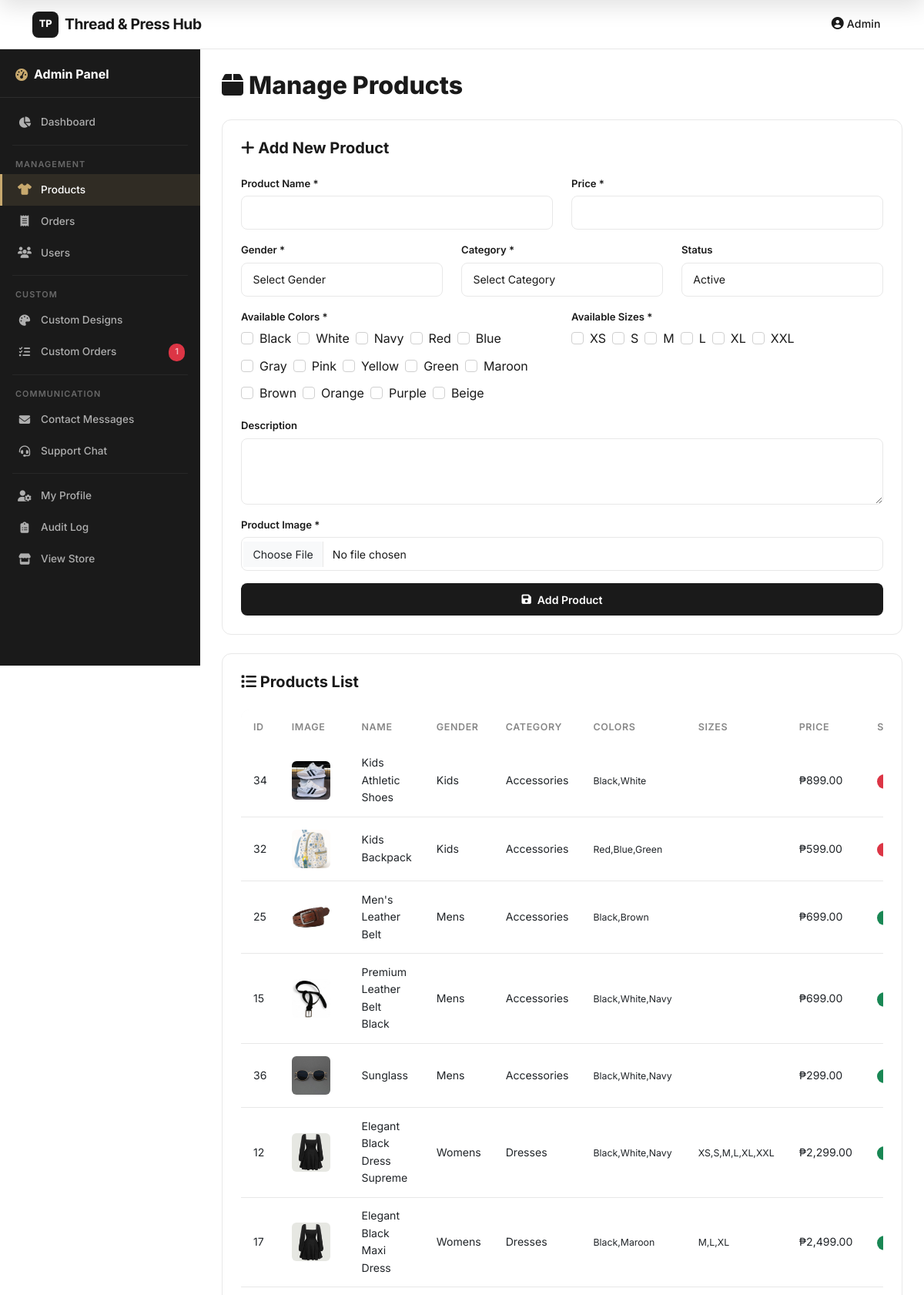
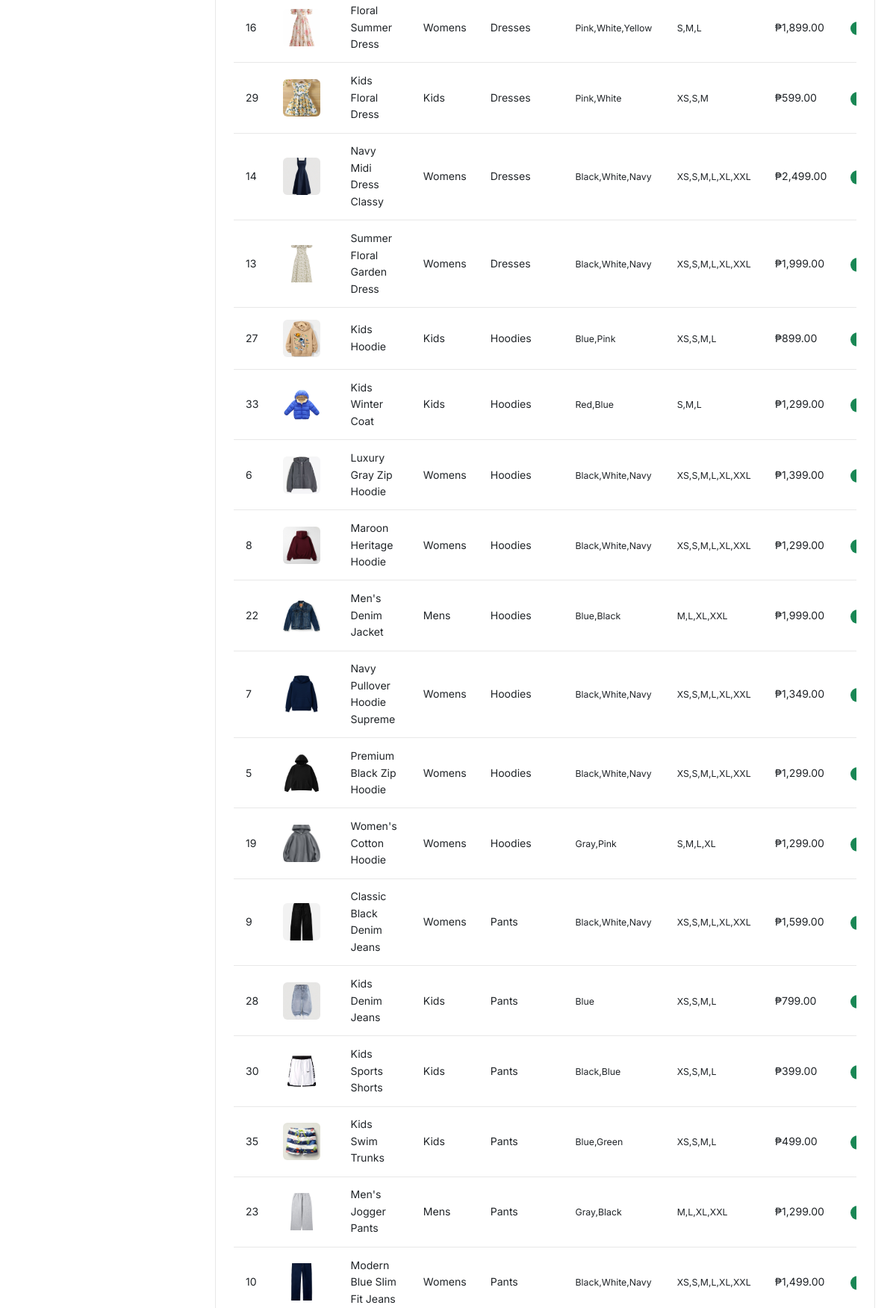
/admin/products.php (signed in, upper part), run on the app's committed database (2 pictures, top to bottom).
### tables this page shows
CREATE TABLE `products` (
  `id` int(11) NOT NULL,
  `name` varchar(100) NOT NULL,
  `description` text DEFAULT NULL,
  `price` decimal(10,2) NOT NULL,
  `category` varchar(50) NOT NULL,
  `gender` enum('mens','womens','kids') DEFAULT 'mens',
  `available_colors` varchar(255) DEFAULT 'Black,White,Navy',
  `available_sizes` varchar(255) DEFAULT 'XS,S,M,L,XL,XXL',
  `image` varchar(255) DEFAULT NULL,
  `status` enum('active','inactive') DEFAULT 'active',
  `created_at` timestamp NOT NULL DEFAULT current_timestamp(),
  `updated_at` timestamp NOT NULL DEFAULT current_timestamp() ON UPDATE current_timestamp()
);

### admin/products.php (the view, shortened to what this page needs)
<?php
require '../includes/config.php';
$products = $conn->query("SELECT * FROM products ORDER BY category, name");
?>
<?php include '../includes/header/header.php'; ?>
<?php include '../includes/admin-sidebar.php'; ?>
<div class="admin-container">
    <div class="mb-4">
        <h1 class="text-coffee-dark mb-2" style="font-size: 2rem; font-weight: 800;">
            <i class="fas fa-box"></i> Manage Products
        </h1>
    </div>
    <div class="admin-card mb-4">
        <h5 class="text-coffee-dark mb-4" style="font-weight: 700;">
            <i class="fas fa-plus"></i> Add New Product
        </h5>
        <form method="POST" enctype="multipart/form-data" id="addProductForm">
            <div class="row">
                <div class="col-md-6 mb-3">
                    <label class="form-label">Product Name *</label>
                    <input type="text" class="form-control" name="name" required>
                </div>
                <div class="col-md-6 mb-3">
                    <label class="form-label">Price *</label>
                    <input type="number" class="form-control" name="price" step="0.01" min="0.01" required>
                </div>
            </div>
            <div class="row">
                <div class="col-md-4 mb-3">
                    <label class="form-label">Gender *</label>
                    <select class="form-control" name="gender" id="addGender" required>
                        <option value="" disabled selected>Select Gender</option>
                    </select>
                </div>
                <div class="col-md-4 mb-3">
                    <label class="form-label">Category *</label>
                    <select class="form-control" name="category" id="addCategory" required>
                        <option value="" disabled selected>Select Category</option>
                    </select>
                </div>
                <div class="col-md-4 mb-3">
                    <label class="form-label">Status</label>
                    <select class="form-control" name="status">
                        <option value="active">Active</option>
                    </select>
                </div>
            </div>
            <div class="row">
                <div class="col-md-6 mb-3">
                    <label class="form-label">Available Colors *</label>
                    <div class="d-flex flex-wrap gap-2">
                        <?php
                        $colorOptions = ['Black','White','Navy','Red','Blue','Gray','Pink','Yellow','Green','Maroon','Brown','Orange','Purple','Beige'];
                        foreach ($colorOptions as $color): ?>
                            <div class="form-check">
                                <input class="form-check-input" type="checkbox" name="available_colors[]" value="<?php echo $color; ?>" id="addColor<?php echo $color; ?>">
                                <label class="form-check-label" for="addColor<?php echo $color; ?>"><?php echo $color; ?></label>
                            </div>
                        <?php endforeach; ?>
                    </div>
                </div>
                <div class="col-md-6 mb-3" id="addSizesGroup">
                    <label class="form-label">Available Sizes *</label>
                    <div class="d-flex flex-wrap gap-2">
                        <?php
                        $sizeOptions = ['XS','S','M','L','XL','XXL'];
                        foreach ($sizeOptions as $size): ?>
                            <div class="form-check">
                                <input class="form-check-input" type="checkbox" name="available_sizes[]" value="<?php echo $size; ?>" id="addSize<?php echo $size; ?>">
                                <label class="form-check-label" for="addSize<?php echo $size; ?>"><?php echo $size; ?></label>
                            </div>
                        <?php endforeach; ?>
                    </div>
                </div>
            </div>
            <div class="mb-3">
                <label class="form-label">Description</label>
                <textarea class="form-control" name="description" rows="3"></textarea>
            </div>
            <div class="mb-3">
                <label class="form-label">Product Image *</label>
                <input type="file" class="form-control" name="image" accept="image/*" required>
            </div>
            <button type="submit" class="btn btn-primary">
                <i class="fas fa-save"></i> Add Product
            </button>
        </form>
    </div>
    <div class="admin-card">
        <h5 class="text-coffee-dark mb-4" style="font-weight: 700;">
            <i class="fas fa-list"></i> Products List
        </h5>
        <div class="table-responsive">
            <table class="table">
                <thead>
                    <tr>
                        <th>ID</th>
                        <th>Image</th>
                        <th>Name</th>
                        <th>Gender</th>
                        <th>Category</th>
                        <th>Colors</th>
                        <th>Sizes</th>
                        <th>Price</th>
                        <th>Status</th>
                    </tr>
                </thead>
                <tbody>
                    <?php while ($product = $products->fetch_assoc()): ?>
                    <tr>
                        <td><?php echo $product['id']; ?></td>
                        <td>
                            <img src="../images/products/<?php echo htmlspecialchars($product['image']); ?>" alt="<?php echo htmlspecialchars($product['name']); ?>" style="width: 50px; height: 50px; object-fit: cover; border-radius: 6px;">
                        </td>
                        <td><?php echo htmlspecialchars($product['name']); ?></td>
                        <td><?php echo ucfirst($product['gender'] ?? ''); ?></td>
                        <td><?php echo ucfirst(str_replace('-', ' ', $product['category'])); ?></td>
                        <td><small><?php echo htmlspecialchars($product['available_colors'] ?? ''); ?></small></td>
                        <td><small><?php echo htmlspecialchars($product['available_sizes'] ?? '-'); ?></small></td>
                        <td>₱<?php echo number_format($product['price'], 2); ?></td>
                        <td>
                            <span class="badge bg-<?php echo $product['status'] === 'active' ? 'success' : 'danger'; ?>">
                            </span>
                        </td>
                    </tr>
                    <?php endwhile; ?>
                </tbody>
            </table>
        </div>
    </div>
</div>
    </div>
</div>
<?php include '../includes/footer/footer.php'; ?>

### css/style.css (style rules this page uses)
* { margin: 0; padding: 0; box-sizing: border-box; }
html, body { margin: 0 !important; padding: 0 !important; }
:root { --primary: #1a1a1a; --primary-light: #333333; --secondary: #666666; --accent: #c8a96e; --accent-hover: #b89555; --text-dark: #1a1a1a; --text-medium: #555555; --text-light: #888888; --bg-white: #ffffff; --bg-light: #f8f8f8; --bg-gray: #f2f2f2; --border-light: #e8e8e8; --border-medium: #d0d0d0; --success: #22c55e; --danger: #ef4444; --warning: #f59e0b; --info: #3b82f6; --shadow-sm: 0 1px 3px rgba(0,0,0,0.06); --shadow-md: 0 4px 12px rgba(0,0,0,0.08); --shadow-lg: 0 8px 30px rgba(0,0,0,0.12); --radius-sm: 8px; --radius-md: 12px; --radius-lg: 16px; --radius-xl: 24px; --transition: all 0.25s ease; --coffee-dark: #1a1a1a; --coffee-brown: #333333; --coffee-light: #666666; --coffee-cream: #f2f2f2; --accent-green: #1a1a1a; }
body { font-family: 'Inter', -apple-system, BlinkMacSystemFont, 'Segoe UI', Roboto, sans-serif; color: var(--text-dark); background-color: var(--bg-white); line-height: 1.6; -webkit-font-smoothing: antialiased; -moz-osx-font-smoothing: grayscale; padding-top: 0 !important; }
.form-label { font-weight: 600; color: var(--text-dark); margin-bottom: 0.35rem; display: block; font-size: 0.82rem; }
.form-control { border: 1.5px solid var(--border-light); border-radius: var(--radius-sm); padding: 0.65rem 0.9rem; font-size: 0.88rem; transition: var(--transition); background: var(--bg-white); color: var(--text-dark); }
.form-check-input { border-color: var(--border-medium); border-radius: 3px; }
.btn-primary { background-color: var(--primary) !important; border: none !important; padding: 0.65rem 1.75rem !important; font-weight: 600 !important; border-radius: var(--radius-sm) !important; transition: var(--transition) !important; width: 100%; font-size: 0.88rem; display: inline-flex; align-items: center; justify-content: center; gap: 0.5rem; color: white !important; }
.admin-container { padding: 1.75rem; }
.admin-card { background: white; border-radius: var(--radius-md); padding: 1.5rem; border: 1px solid var(--border-light); margin-bottom: 1.25rem; }
.table { background: white; border-radius: var(--radius-md); overflow: hidden; }
.table thead { background-color: var(--bg-light); color: var(--text-dark); }
.table thead th { border: none; font-weight: 600; padding: 0.8rem 1rem; font-size: 0.78rem; text-transform: uppercase; letter-spacing: 0.05em; color: var(--text-light); }
.table tbody td { padding: 0.8rem 1rem; border-color: var(--border-light); vertical-align: middle; font-size: 0.88rem; }
.btn { border-radius: var(--radius-sm); padding: 0.5rem 1rem; font-weight: 600; transition: var(--transition); border: none; font-size: 0.88rem; }
.text-coffee-dark { color: var(--text-dark); }
.badge { padding: 0.25rem 0.55rem; border-radius: var(--radius-xl); font-size: 0.68rem; font-weight: 600; }

### data on the page
products: id "34", image (picture), name "Kids Athletic Shoes", gender "Kids", category "Accessories", available_colors "Black,White", price "899.00"
products: id "32", image (picture), name "Kids Backpack", gender "Kids", category "Accessories", available_colors "Red,Blue,Green", price "599.00"
products: id "25", image (picture), name "Men's Leather Belt", gender "Mens", category "Accessories", available_colors "Black,Brown", price "699.00"
products: id "15", image (picture), name "Premium Leather Belt Black", gender "Mens", category "Accessories", available_colors "Black,White,Navy", price "699.00"
products: id "36", image (picture), name "Sunglass", gender "Mens", category "Accessories", available_colors "Black,White,Navy", price "299.00"
products: id "12", image (picture), name "Elegant Black Dress Supreme", gender "Womens", category "Dresses", available_colors "Black,White,Navy", available_sizes "XS,S,M,L,XL,XXL", price "2,299.00"
products: id "17", image (picture), name "Elegant Black Maxi Dress", gender "Womens", category "Dresses", available_colors "Black,Maroon", available_sizes "M,L,XL", price "2,499.00"
products: id "16", image (picture), name "Floral Summer Dress", gender "Womens", category "Dresses", available_colors "Pink,White,Yellow", available_sizes "S,M,L", price "1,899.00"
products: id "29", image (picture), name "Kids Floral Dress", gender "Kids", category "Dresses", available_colors "Pink,White", available_sizes "XS,S,M", price "599.00"
products: id "14", image (picture), name "Navy Midi Dress Classy", gender "Womens", category "Dresses", available_colors "Black,White,Navy", available_sizes "XS,S,M,L,XL,XXL", price "2,499.00"
products: id "13", image (picture), name "Summer Floral Garden Dress", gender "Womens", category "Dresses", available_colors "Black,White,Navy", available_sizes "XS,S,M,L,XL,XXL", price "1,999.00"
products: id "27", image (picture), name "Kids Hoodie", gender "Kids", category "Hoodies", available_colors "Blue,Pink", available_sizes "XS,S,M,L", price "899.00"
products: id "33", image (picture), name "Kids Winter Coat", gender "Kids", category "Hoodies", available_colors "Red,Blue", available_sizes "S,M,L", price "1,299.00"
products: id "6", image (picture), name "Luxury Gray Zip Hoodie", gender "Womens", category "Hoodies", available_colors "Black,White,Navy", available_sizes "XS,S,M,L,XL,XXL", price "1,399.00"
products: id "8", image (picture), name "Maroon Heritage Hoodie", gender "Womens", category "Hoodies", available_colors "Black,White,Navy", available_sizes "XS,S,M,L,XL,XXL", price "1,299.00"
products: id "22", image (picture), name "Men's Denim Jacket", gender "Mens", category "Hoodies", available_colors "Blue,Black", available_sizes "M,L,XL,XXL", price "1,999.00"
products: id "7", image (picture), name "Navy Pullover Hoodie Supreme", gender "Womens", category "Hoodies", available_colors "Black,White,Navy", available_sizes "XS,S,M,L,XL,XXL", price "1,349.00"
products: id "5", image (picture), name "Premium Black Zip Hoodie", gender "Womens", category "Hoodies", available_colors "Black,White,Navy", available_sizes "XS,S,M,L,XL,XXL", price "1,299.00"
products: id "19", image (picture), name "Women's Cotton Hoodie", gender "Womens", category "Hoodies", available_colors "Gray,Pink", available_sizes "S,M,L,XL", price "1,299.00"
products: id "9", image (picture), name "Classic Black Denim Jeans", gender "Womens", category "Pants", available_colors "Black,White,Navy", available_sizes "XS,S,M,L,XL,XXL", price "1,599.00"
products: id "28", image (picture), name "Kids Denim Jeans", gender "Kids", category "Pants", available_colors "Blue", available_sizes "XS,S,M,L", price "799.00"
products: id "30", image (picture), name "Kids Sports Shorts", gender "Kids", category "Pants", available_colors "Black,Blue", available_sizes "XS,S,M,L", price "399.00"
products: id "35", image (picture), name "Kids Swim Trunks", gender "Kids", category "Pants", available_colors "Blue,Green", available_sizes "XS,S,M,L", price "499.00"
products: id "23", image (picture), name "Men's Jogger Pants", gender "Mens", category "Pants", available_colors "Gray,Black", available_sizes "M,L,XL,XXL", price "1,299.00"
products: id "10", image (picture), name "Modern Blue Slim Fit Jeans", gender "Womens", category "Pants", available_colors "Black,White,Navy", available_sizes "XS,S,M,L,XL,XXL", price "1,499.00"

### other printed values
$_SESSION['user_name'] "Admin"
$pending_custom_orders "1"
$color "Black"
$color "White"
$color "Navy"
$color "Red"
$color "Blue"
$color "Gray"
$color "Pink"
$color "Yellow"
$color "Green"
$color "Maroon"
$color "Brown"
$color "Orange"
$color "Purple"
